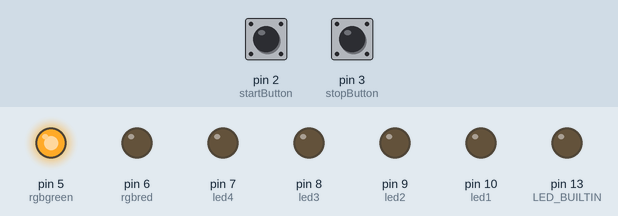
Simulated run of this program. Board: Arduino Uno, built with avr-gcc and run on an emulated ATmega328P. On the bench: output pins drawn as LEDs (lit = HIGH). Dashed ring = blinking. Inputs (shaded band) come from the test bench; at power-on: pin 2 (startButton) HIGH, pin 3 (stopButton) HIGH.

Above: at 1.2 s.
1.3 s: pin 2 (startButton) pulled LOW for 0.15 s
At 1.7 s:
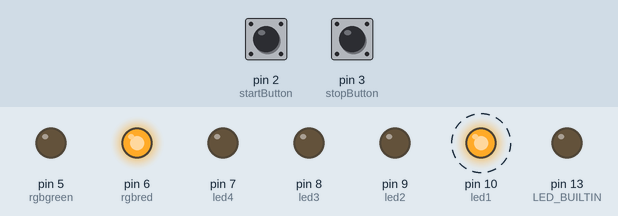
4.3 s: pin 3 (stopButton) pulled LOW for 3.2 s
At 6.2 s:
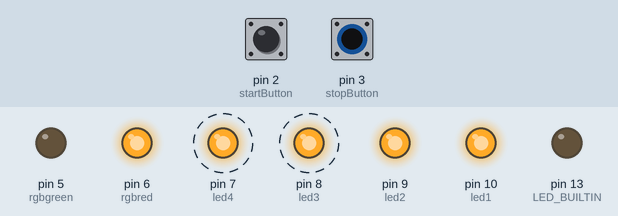
9.3 s: pin 2 (startButton) pulled LOW for 1 s
At 10.2 s:
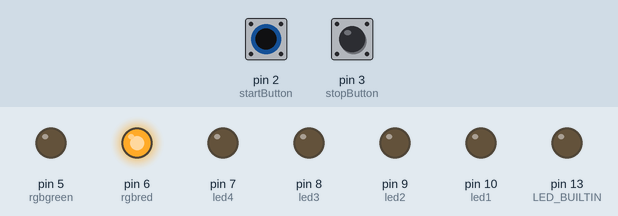
Timing chart, 0 to 22.3 s (numbered marks = the images above; inputs shaded):
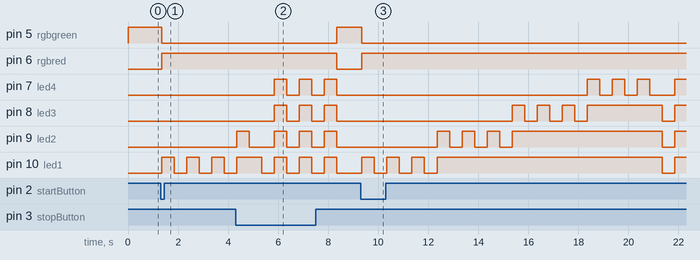

The program:

main.cpp
```cpp
#include <Arduino.h>

// Definesc pinii pentru butoanele de start si stop
int startButton = 2;
int stopButton = 3;

// Definesc pinii pentru LED-urile rgb: albastru, verde si rosu
int rgbblue = 4;
int rgbgreen = 5;
int rgbred = 6;

// Definesc pinii pentru LED-urile care simuleaza incarcarea bateriei
int led1 = 10;
int led2 = 9;
int led3 = 8;
int led4 = 7;

// Variabilele prin care tin minte starea de incarcare si daca s-a apasat butonul de stop
bool isCharging = false;
bool stopRequested = false;

void startCharging();
void stopCharging();
void simulateCharging();
void resetStation();
void checkStopButton();


unsigned long stopButtonPressTime = 0; // Variabila care stocheaza timpul in care a fost apasat botonul de stop, tine minte cat timp a fost apasat
const unsigned long stopButtonLongPressDuration = 1000; // Variabila care stocheaza cat timp trebuie apsat butonul de stop
unsigned long lastStartDebounceTime = 0; // Variabila care stocheaza timpul in care a fost apasat botonul de start, tine minte cat timp a fost apasat
unsigned long debounceDelay = 50; // Variabila care stocheaza cat timp trebuie apsat butonul de start
int lastStartButtonState = HIGH; // Variabila care stocheaza starea anterioara a butonului de start

const unsigned long LED_BLINK_DELAY = 500;

void setup()
{
  pinMode(startButton, INPUT);
  pinMode(stopButton, INPUT);

  pinMode(rgbgreen, OUTPUT);
  pinMode(rgbred, OUTPUT);

  pinMode(led1, OUTPUT);
  pinMode(led2, OUTPUT);
  pinMode(led3, OUTPUT);
  pinMode(led4, OUTPUT);

  // Pornesc starea initiala in care LED-ul rgb este culoarea verde
  digitalWrite(rgbgreen, HIGH);
  digitalWrite(rgbred, LOW);

  pinMode(LED_BUILTIN, OUTPUT);
}

void loop()
{
  // Citesc starea butonului de start
  int currentStartButtonState = digitalRead(startButton);

    // Daca butonul de start si-a schimbat starea, atunci resetam timer-ul pentru debounce
    if (currentStartButtonState != lastStartButtonState) {
      lastStartDebounceTime = millis();
    }

    // Daca timpul de bounce a trecut si butonul de start a fost apasat, atunci incepem animatia de incarcare
    if ((millis() - lastStartDebounceTime) > debounceDelay) {
      if (currentStartButtonState == LOW && !isCharging) {
        startCharging();
      }
    }
  // Updatam ultima stare a butonul de start
  lastStartButtonState = currentStartButtonState;

  // Verific starea butonul de stop
  checkStopButton();

  // Daca trebuie sa se incarce, atunci incepem simularea incarcarii
  if (isCharging) {
    simulateCharging();
  }
}

// Functia pentru inceperea incarcarii
void startCharging() {
  isCharging = true;
  stopRequested = false;

  // Opresc  RGB-ul verde si aprind RGB-ul rosu pentru a arata ca incarcarea a inceput
  digitalWrite(rgbgreen, LOW);
  digitalWrite(rgbred, HIGH);
}

// Functie pentru a verifica daca butonul de stop este apasat
void checkStopButton() {

  // Daca butonul de stop este apasat
  if (digitalRead(stopButton) == LOW) {
    if (stopButtonPressTime == 0) {

      // Incep sa contorizez cat timp a fost apasat butonul de start
      stopButtonPressTime = millis();

      // Daca acesta a fost apasat mai mult decat timp-ul prestabilit, atunci opresc simularea incarcarii
    } else if (millis() - stopButtonPressTime >= stopButtonLongPressDuration) {
      if (isCharging) {
        stopRequested = true;
      }
    }
  } else {
    stopButtonPressTime = 0; // Daca butonul nu mai este apasat, atunci resetam contorul
  }
}

// Functia pentru simularea procesului de incarcare
void simulateCharging() {
  int leds[] = {led1, led2, led3, led4};

  // Trecem prin fiecare bec
  for (int i = 0; i < 4; i++) {
    // Fiecare LED se aprinde si se stinge de 3 ori
    for (int j = 0; j < 3; j++) {
      digitalWrite(leds[i], HIGH);
      delay(LED_BLINK_DELAY);
      digitalWrite(leds[i], LOW);
      delay(LED_BLINK_DELAY);

      // Verific daca butonul de stop a fost apasat, iar daca a fost apasat opresc incarcarea
      checkStopButton();
      if (stopRequested) {
        stopCharging();
        return;
      }
    }

    // LED-ul ramane arpins
    digitalWrite(leds[i], HIGH);

    // Verific din nou daca butonul de stop a fost apasat
    checkStopButton();
    if (stopRequested) {
      stopCharging();
      return;
    }
  }

  //Apelez functia pentru a arata ca incarcarea a fost finalizata si incarcarea se opreste
  stopCharging();
}

// Functia de animatie pentru finalizarea incarcarii
void stopCharging() {
  for (int i = 0; i < 3; i++) {
    digitalWrite(led1, LOW);
    digitalWrite(led2, LOW);
    digitalWrite(led3, LOW);
    digitalWrite(led4, LOW);
    delay(LED_BLINK_DELAY);
    digitalWrite(led1, HIGH);
    digitalWrite(led2, HIGH);
    digitalWrite(led3, HIGH);
    digitalWrite(led4, HIGH);
    delay(LED_BLINK_DELAY);
  }

  resetStation();  // Resetam statia la starea initiala
}

// Functia de resetare la starea initiala
void resetStation() {
  isCharging = false;
  stopRequested = false;

  digitalWrite(led1, LOW);
  digitalWrite(led2, LOW);
  digitalWrite(led3, LOW);
  digitalWrite(led4, LOW);

  digitalWrite(rgbred, LOW);
  digitalWrite(rgbgreen, HIGH);
}
```

Measured:
- after the input at 1.3 s, pin 5 (rgbgreen): HIGH → LOW after 0.05 s; pin 6 (rgbred): LOW → HIGH after 0.05 s; pin 10 (led1): alternates HIGH for 0.50 s and LOW for 0.50 s, starting after 0.05 s
- after the input at 4.3 s, pin 5 (rgbgreen): LOW → HIGH after 4.1 s; pin 6 (rgbred): HIGH → LOW after 4.1 s; pin 7 (led4): alternates HIGH for 0.50 s and LOW for 0.50 s, starting after 1.6 s
- after the input at 9.3 s, pin 5 (rgbgreen): HIGH → LOW after 0.05 s; pin 6 (rgbred): LOW → HIGH after 0.05 s
- by itself, pin 8 (led3): alternates HIGH for 0.50 s and LOW for 0.50 s
